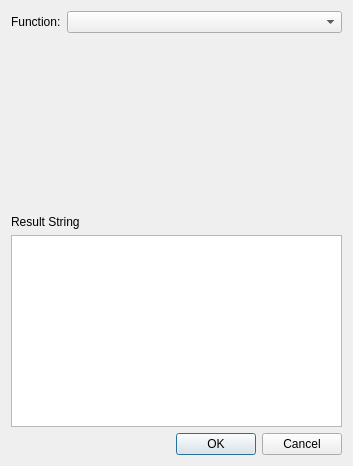
<?xml version="1.0" encoding="UTF-8"?>
<ui version="4.0">
 <class>FunctionGenerator</class>
 <widget class="QDialog" name="FunctionGenerator">
  <property name="windowTitle">
   <string>Function Generator</string>
  </property>
  <layout class="QVBoxLayout" name="mainLayout">
   <item>
    <layout class="QFormLayout" name="formLayout">
     <item row="0" column="0">
      <widget class="QLabel" name="labelTitle">
       <property name="text">
        <string>Function:</string>
       </property>
      </widget>
     </item>
     <item row="0" column="1">
      <widget class="QComboBox" name="functionOptions"/>
     </item>
    </layout>
   </item>

   <item>
   <widget class="QStackedWidget" name="functionStackedWidget">

     <widget class="QWidget" name="nonePage0"/>

     <widget class="QWidget" name="randomPage">
      <layout class="QVBoxLayout" name="randomFormLayout">
        <item>
        <layout class="QHBoxLayout" name="randomLowerBoundLayout">
            <item>
                <widget class="QLabel" name="randomLabelLower">
                <property name="text">
                <string>Lower Bound:</string>
                </property>
                </widget>
            </item>
            <item>
                <widget class="QLineEdit" name="randomLowerBoundEdit"/>
            </item>
            <item>
                <widget class="QPushButton" name="randomInsertLowerFn">
                <property name="text">
                    <string>Insert Function</string>
                </property>
                </widget>
            </item>
        </layout>
        </item>
        <item>
        <layout class="QHBoxLayout" name="randomUpperBoundLayout">
            <item>
                <widget class="QLabel" name="randomLabelUpper">
                <property name="text">
                <string>Upper Bound:</string>
                </property>
                </widget>
            </item>
            <item>
                <widget class="QLineEdit" name="randomUpperBoundEdit"/>
            </item>
            <item>
                <widget class="QPushButton" name="randomInsertUpperFn">
                <property name="text">
                    <string>Insert Function</string>
                </property>
                </widget>
            </item>
        </layout>
        </item>
      </layout>
     </widget>

     <widget class="QWidget" name="randomIntPage">
      <layout class="QVBoxLayout" name="randomIntFormLayout">
        <item>
        <layout class="QHBoxLayout" name="randomIntLowerBoundLayout">
            <item>
                <widget class="QLabel" name="randomIntLabelLower">
                <property name="text">
                <string>Lower Bound:</string>
                </property>
                </widget>
            </item>
            <item>
                <widget class="QLineEdit" name="randomIntLowerBoundEdit"/>
            </item>
            <item>
                <widget class="QPushButton" name="randomIntInsertLowerFn">
                <property name="text">
                    <string>Insert Function</string>
                </property>
                </widget>
            </item>
        </layout>
        </item>
        <item>
        <layout class="QHBoxLayout" name="randomIntUpperBoundLayout">
            <item>
                <widget class="QLabel" name="randomIntLabelUpper">
                <property name="text">
                <string>Upper Bound:</string>
                </property>
                </widget>
            </item>
            <item>
                <widget class="QLineEdit" name="randomIntUpperBoundEdit"/>
            </item>
            <item>
                <widget class="QPushButton" name="randomIntInsertUpperFn">
                <property name="text">
                    <string>Insert Function</string>
                </property>
                </widget>
            </item>
        </layout>
        </item>
      </layout>
     </widget>


    <widget class="QWidget" name="randomOrderIntPage">
      <layout class="QVBoxLayout" name="randomOrderIntFormLayout">
        <item>
        <layout class="QHBoxLayout" name="randomOrderIntLowerBoundLayout">
            <item>
                <widget class="QLabel" name="randomOrderIntLabelLower">
                <property name="text">
                <string>Lower Bound:</string>
                </property>
                </widget>
            </item>
            <item>
                <widget class="QLineEdit" name="randomOrderIntLowerBoundEdit"/>
            </item>
            <item>
                <widget class="QPushButton" name="randomOrderIntInsertLowerFn">
                <property name="text">
                    <string>Insert Function</string>
                </property>
                </widget>
            </item>
        </layout>
        </item>
        <item>
        <layout class="QHBoxLayout" name="randomOrderIntUpperBoundLayout">
            <item>
                <widget class="QLabel" name="randomOrderIntLabelUpper">
                <property name="text">
                <string>Upper Bound:</string>
                </property>
                </widget>
            </item>
            <item>
                <widget class="QLineEdit" name="randomOrderIntUpperBoundEdit"/>
            </item>
            <item>
                <widget class="QPushButton" name="randomOrderIntInsertUpperFn">
                <property name="text">
                    <string>Insert Function</string>
                </property>
                </widget>
            </item>
        </layout>
        </item>
      </layout>
    </widget>

    <widget class="QWidget" name="randomizerPage">
      <layout class="QVBoxLayout" name="randomizerFormLayout">
        <item>
        <layout class="QHBoxLayout" name="randomizerBaseLayout">
            <item>
                <widget class="QLabel" name="randomizerLabelBase">
                <property name="text">
                <string>Base:</string>
                </property>
                </widget>
            </item>
            <item>
                <widget class="QLineEdit" name="randomizerBaseEdit"/>
            </item>
            <item>
                <widget class="QPushButton" name="randomizerInsertBaseFn">
                <property name="text">
                    <string>Insert Function</string>
                </property>
                </widget>
            </item>
        </layout>
        </item>
        <item>
        <layout class="QHBoxLayout" name="randomizerDeviationLayout">
            <item>
                <widget class="QLabel" name="randomizerLabelDeviation">
                <property name="text">
                <string>Deviation:</string>
                </property>
                </widget>
            </item>
            <item>
                <widget class="QLineEdit" name="randomizerDeviationEdit"/>
            </item>
            <item>
                <widget class="QPushButton" name="randomizerInsertDeviationFn">
                <property name="text">
                    <string>Insert Function</string>
                </property>
                </widget>
            </item>
        </layout>
        </item>
      </layout>
    </widget>

    <widget class="QWidget" name="randomDensityPage">
      <layout class="QFormLayout" name="randomDensityFormLayout">
            <item row="0" column="0">
                <widget class="QLabel" name="randomDensityLabelEnvelopeID">
                <property name="text">
                <string>Envelope Id:</string>
                </property>
                </widget>
            </item>
            <item row="0" column="1">
                <widget class="QLineEdit" name="randomDensityEnvelopeIDEdit"/>
            </item>

            <item row="1" column="0">
                <widget class="QLabel" name="randomDensityLabelStartTime">
                <property name="text">
                <string>Start Time:</string>
                </property>
                </widget>
            </item>
            <item row="1" column="1">
                <widget class="QLineEdit" name="randomDensityStartTimeEdit"/>
            </item>

            <item row="2" column="0">
                <widget class="QLabel" name="randomDensityLabelEndTime">
                <property name="text">
                <string>End Time:</string>
                </property>
                </widget>
            </item>
            <item row="2" column="1">
                <widget class="QLineEdit" name="randomDensityEndTimeEdit"/>
            </item>
      </layout>
    </widget>

    <widget class="QWidget" name="inversePage">
      <layout class="QVBoxLayout" name="inverseFormLayout">
        <item>
        <layout class="QHBoxLayout" name="numToInverseLayout">
            <item>
                <widget class="QLabel" name="numToInverseLabel">
                <property name="text">
                <string>Number To Inverse:</string>
                </property>
                </widget>
            </item>
            <item>
                <widget class="QLineEdit" name="numToInverseEdit"/>
            </item>
            <item>
                <widget class="QPushButton" name="InsertNumToInverseFn">
                <property name="text">
                    <string>Insert Function</string>
                </property>
                </widget>
            </item>
        </layout>
        </item>
      </layout>
    </widget>

    
    <widget class="QWidget" name="lnPage">
      <layout class="QVBoxLayout" name="lnFormLayout">
        <item>
        <layout class="QHBoxLayout" name="lnLayout">
            <item>
                <widget class="QLabel" name="lnLabel">
                <property name="text">
                <string>LN:</string>
                </property>
                </widget>
            </item>
            <item>
                <widget class="QLineEdit" name="lnEdit"/>
            </item>
            <item>
                <widget class="QPushButton" name="InsertLnFn">
                <property name="text">
                    <string>Insert Function</string>
                </property>
                </widget>
            </item>
        </layout>
        </item>
      </layout>
    </widget>

     <widget class="QWidget" name="fibbPage">
      <layout class="QVBoxLayout" name="fibbFormLayout">
        <item>
        <layout class="QHBoxLayout" name="fibbLayout">
            <item>
                <widget class="QLabel" name="fibbLabel">
                <property name="text">
                <string>Fibonacci:</string>
                </property>
                </widget>
            </item>
            <item>
                <widget class="QLineEdit" name="fibbEdit"/>
            </item>
            <item>
                <widget class="QPushButton" name="InsertFibbFn">
                <property name="text">
                    <string>Insert Function</string>
                </property>
                </widget>
            </item>
        </layout>
        </item>
      </layout>
    </widget>

    <widget class="QWidget" name="decayPage">
      <layout class="QVBoxLayout" name="decayFormLayout">
        <item>
        <layout class="QHBoxLayout" name="decayTypeLayout">
            <item>
                <widget class="QLabel" name="decayTypeLabel">
                <property name="text">
                <string>Decay Type:</string>
                </property>
                </widget>
            </item>
            <item>
                <widget class="QRadioButton" name="decayTypeExponential">
                <property name="text">
                    <string>Exponential</string>
                </property>
                </widget>
            </item>
            <item>
                <widget class="QRadioButton" name="decayTypeLinear">
                <property name="text">
                    <string>Linear</string>
                </property>
                </widget>
            </item>
        </layout>
        </item>
        <item>
        <layout class="QHBoxLayout" name="decayBaseLayout">
            <item>
                <widget class="QLabel" name="decayLabelBase">
                <property name="text">
                <string>Base:</string>
                </property>
                </widget>
            </item>
            <item>
                <widget class="QLineEdit" name="decayBaseEdit"/>
            </item>
            <item>
                <widget class="QPushButton" name="decayInsertBaseFn">
                <property name="text">
                    <string>Insert Function</string>
                </property>
                </widget>
            </item>
        </layout>
        </item>
        <item>
        <layout class="QHBoxLayout" name="decayRateLayout">
            <item>
                <widget class="QLabel" name="decayLabelRate">
                <property name="text">
                <string>Rate:</string>
                </property>
                </widget>
            </item>
            <item>
                <widget class="QLineEdit" name="decayRateEdit"/>
            </item>
            <item>
                <widget class="QPushButton" name="decayInsertRateFn">
                <property name="text">
                    <string>Insert Function</string>
                </property>
                </widget>
            </item>
        </layout>
        </item>
        <item>
        <layout class="QHBoxLayout" name="decayIndexLayout">
            <item>
                <widget class="QLabel" name="decayLabelIndex">
                <property name="text">
                <string>Index:</string>
                </property>
                </widget>
            </item>
            <item>
                <widget class="QLineEdit" name="decayIndexEdit"/>
            </item>
            <item>
                <widget class="QPushButton" name="decayInsertIndexFn">
                <property name="text">
                    <string>Insert Function</string>
                </property>
                </widget>
            </item>
        </layout>
        </item>
      </layout>
    </widget>

     <widget class="QWidget" name="markovPage">
      <layout class="QVBoxLayout" name="markovFormLayout">
        <item>
        <layout class="QHBoxLayout" name="markovLayout">
            <item>
                <widget class="QLabel" name="markovLabel">
                <property name="text">
                <string>Markov Model Id:</string>
                </property>
                </widget>
            </item>
            <item>
                <widget class="QLineEdit" name="markovEdit"/>
            </item>
            <item>
                <widget class="QPushButton" name="InsertMarkovFn">
                <property name="text">
                    <string>Insert Function</string>
                </property>
                </widget>
            </item>
        </layout>
        </item>
      </layout>
    </widget>

    <widget class="QWidget" name="nonePage1"/>

    <widget class="QWidget" name="stochosPage">
      <layout class="QVBoxLayout" name="stochosFormLayout">
        <item>
        <layout class="QHBoxLayout" name="stochosMethodLayout">
            <item>
                <widget class="QLabel" name="stochosMethodLabel">
                <property name="text">
                <string>Method:</string>
                </property>
                </widget>
            </item>
            <item>
                <widget class="QRadioButton" name="stochosMethodRange">
                <property name="text">
                    <string>Range Distribution</string>
                </property>
                </widget>
            </item>
            <item>
                <widget class="QRadioButton" name="stochosMethodFunction">
                <property name="text">
                    <string>Functions</string>
                </property>
                </widget>
            </item>
        </layout>
        </item>
        <item>
        <layout class="QHBoxLayout" name="stochosOffsetLayout">
            <item>
                <widget class="QLabel" name="stochosLabelOffset">
                <property name="text">
                <string>Offset:</string>
                </property>
                </widget>
            </item>
            <item>
                <widget class="QLineEdit" name="stochosOffsetEdit"/>
            </item>
        </layout>
        </item>

        <item>
            <widget class="QScrollArea" name="stochosScrollWindow">
            <property name="widgetResizable">
                <bool>true</bool>
            </property>
            <widget class="QWidget" name="stochosScrollWindowNodes">
                <layout class="QVBoxLayout" name="scrollLayout">
                <!-- Nodes will be dynamically added here in code -->
                </layout>
            </widget>
            </widget>
        </item>

        <item>
        <layout class="QHBoxLayout" name="stochosButtonsLayout">
            <item>
                <widget class="QPushButton" name="stochosAddNode">
                <property name="text">
                    <string>Add New Node</string>
                </property>
                </widget>
            </item>
            <item>
                <widget class="QPushButton" name="stochosInsertFn">
                <property name="text">
                    <string>Insert Function</string>
                </property>
                </widget>
            </item>
        </layout>
        </item>
      </layout>
    </widget>



   </widget>
   </item>

   <item>
    <widget class="QLabel" name="resultLabel">
     <property name="text">
      <string>Result String</string>
     </property>
    </widget>
   </item>

   <item>
    <widget class="QTextEdit" name="resultTextEdit">
    </widget>
   </item>

   <item>
    <widget class="QDialogButtonBox" name="buttonBox">
     <property name="standardButtons">
      <set>QDialogButtonBox::Ok|QDialogButtonBox::Cancel</set>
     </property>
    </widget>
   </item>
  </layout>
 </widget>
 <resources/>
 <connections/>
</ui>
